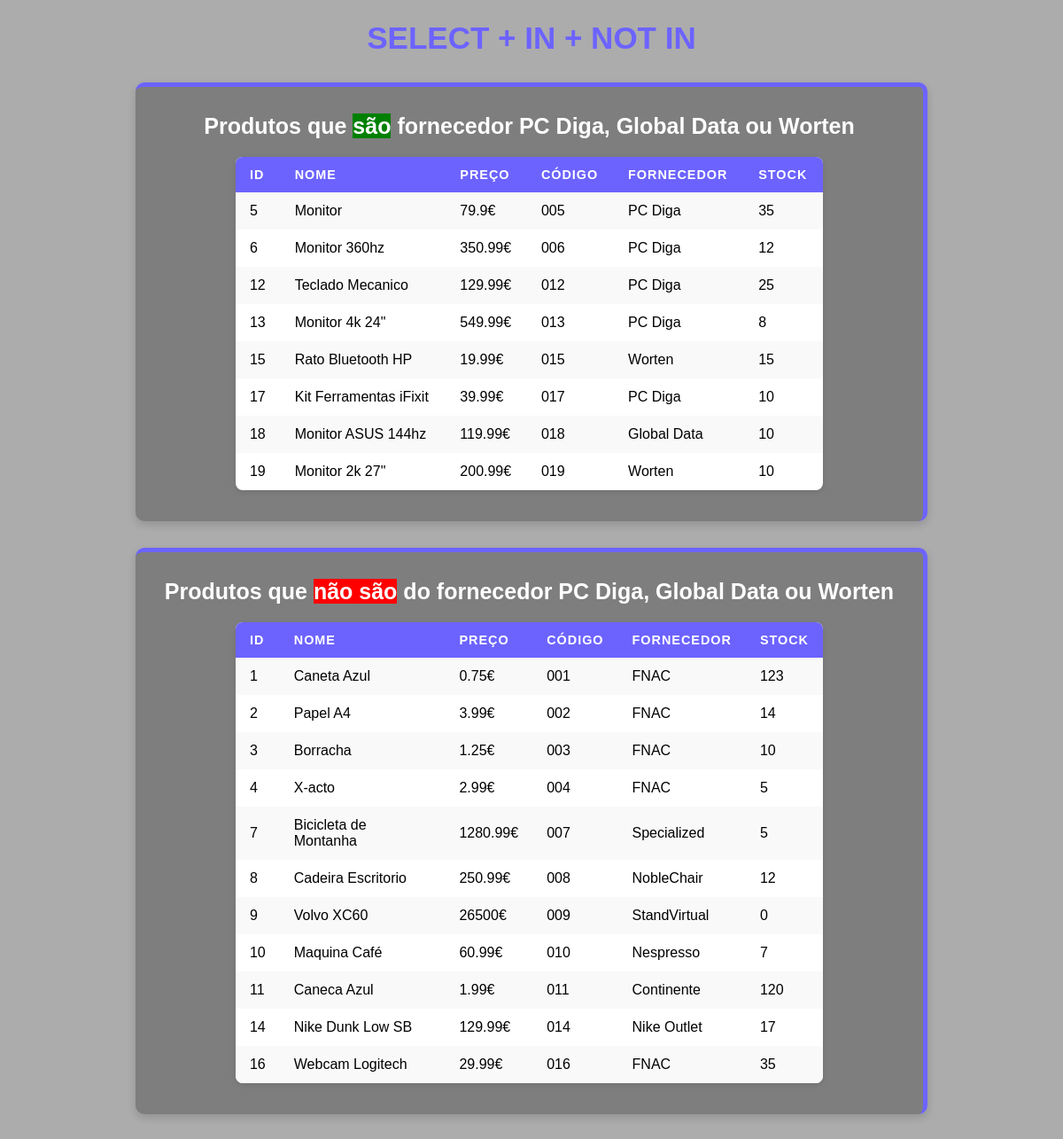
The app's page /exercicio_01/index.php with its own data.
### tables this page shows
CREATE TABLE `produtos` (
  `id` int(11) NOT NULL,
  `nome` varchar(50) NOT NULL,
  `preco` double NOT NULL,
  `codigo` varchar(3) NOT NULL,
  `fornecedor` varchar(100) NOT NULL,
  `stock` int(11) NOT NULL
);

### exercicio_01/helpers/base_dados_helper.php (called while the page is built, shortened)
<?php
$bd = [
  "host"=>"localhost",
  "dbname" => "codemaster_bd",
  "user" => "root",
  "pass" =>"",
];
$pdo = new PDO("mysql:host=$bd[host];dbname=$bd[dbname];charset=utf8mb4;","$bd[user]","$bd[pass]");
function select_sql($sql){
  global $pdo;
  $consulta = $pdo->query($sql);
  $resultado = $consulta->fetchAll(PDO::FETCH_ASSOC);
  return $resultado;
}
?>

### exercicio_01/index.php (the view, shortened to what this page needs)
<?php
require_once "helpers/base_dados_helper.php";
$produtos1 = select_sql("SELECT * FROM produtos WHERE fornecedor IN ('pc diga','global data','worten')");
$produtos2 = select_sql("SELECT * FROM produtos WHERE fornecedor NOT IN ('pc diga','global data','worten')");
?>
<!DOCTYPE html>
<html lang="pt">
<head>
  <link rel="stylesheet" href="style.css">
</head>
<body>
  <h1>SELECT + IN + NOT IN</h1>
    <div class="caixa">
      <table>
        <h3>Produtos que <span style="background-color:green"> são</span> fornecedor PC Diga, Global Data ou Worten</h3>
        <tr>
          <th>ID</th>
          <th>Nome</th>
          <th>Preço</th>
          <th>Código</th>
          <th>Fornecedor</th>
          <th>Stock</th>
        </tr>
        <?php foreach ($produtos1 as $p) {?>
        <tr>
          <td><?= $p["id"] ?></td>
          <td><?= $p["nome"] ?></td>
          <td><?= $p["preco"] ?>€</td>
          <td><?= $p["codigo"] ?></td>
          <td><?= $p["fornecedor"] ?></td>
          <td><?= $p["stock"] ?></td>
        </tr>
        <?php } ?>
      </table>
    </div>
    <div class="caixa">
      <table>
        <h3>Produtos que <span style="background-color:red">não são</span> do fornecedor PC Diga, Global Data ou Worten</h3>
        <tr>
          <th>ID</th>
          <th>Nome</th>
          <th>Preço</th>
          <th>Código</th>
          <th>Fornecedor</th>
          <th>Stock</th>
        </tr>
        <?php foreach ($produtos2 as $p) {?>
        <tr>
          <td><?= $p["id"] ?></td>
          <td><?= $p["nome"] ?></td>
          <td><?= $p["preco"] ?>€</td>
          <td><?= $p["codigo"] ?></td>
          <td><?= $p["fornecedor"] ?></td>
          <td><?= $p["stock"] ?></td>
        </tr>
        <?php } ?>
      </table>
    </div>
</body>
</html>

### exercicio_01/style.css (style rules this page uses)
body { font-family: 'Gill Sans', 'Gill Sans MT', Calibri, 'Trebuchet MS', sans-serif; background-color: #acacac; }
h1 { color: #6c63ff; margin-bottom: 20px; text-align: center; font-size: 35px; }
h3 { color: #fff; margin-bottom: 20px; text-align: center; font-size: 25px; }
table { width: 80%; border-collapse: collapse; margin: 0 auto; background-color: #fff; box-shadow: 0 2px 6px rgba(0,0,0,0.1); border-radius: 8px; overflow: hidden; }
th, td { padding: 12px 16px; text-align: left; }
th { background-color: #6c63ff; color: #fff; text-transform: uppercase; font-size: 0.9rem; letter-spacing: 1px; }
tr:nth-child(even) { background-color: #f9f9f9; }
.caixa { text-align: center; width: 70%; margin: 30px auto; padding:5px 30px; padding-bottom:35px; background-color: #29292959; border-radius: 10px; box-shadow: 0 4px 10px rgba(0,0,0,0.15); border-top: 5px solid #6c63ff; border-right: 5px solid #6c63ff; }

### records on screen
produtos: id "5", nome "Monitor", preco "79.9", codigo "005", fornecedor "PC Diga", stock "35"
produtos: id "6", nome "Monitor 360hz", preco "350.99", codigo "006", fornecedor "PC Diga", stock "12"
produtos: id "12", nome "Teclado Mecanico", preco "129.99", codigo "012", fornecedor "PC Diga", stock "25"
produtos: id "13", nome "Monitor 4k 24\"", preco "549.99", codigo "013", fornecedor "PC Diga", stock "8"
produtos: id "15", nome "Rato Bluetooth HP", preco "19.99", codigo "015", fornecedor "Worten", stock "15"
produtos: id "17", nome "Kit Ferramentas iFixit", preco "39.99", codigo "017", fornecedor "PC Diga", stock "10"
produtos: id "18", nome "Monitor ASUS 144hz", preco "119.99", codigo "018", fornecedor "Global Data", stock "10"
produtos: id "19", nome "Monitor 2k 27\"", preco "200.99", codigo "019", fornecedor "Worten", stock "10"
produtos: id "1", nome "Caneta Azul", preco "0.75", codigo "001", fornecedor "FNAC", stock "123"
produtos: id "2", nome "Papel A4", preco "3.99", codigo "002", fornecedor "FNAC", stock "14"
produtos: id "3", nome "Borracha", preco "1.25", codigo "003", fornecedor "FNAC", stock "10"
produtos: id "4", nome "X-acto", preco "2.99", codigo "004", fornecedor "FNAC", stock "5"
produtos: id "7", nome "Bicicleta de Montanha", preco "1280.99", codigo "007", fornecedor "Specialized", stock "5"
produtos: id "8", nome "Cadeira Escritorio", preco "250.99", codigo "008", fornecedor "NobleChair", stock "12"
produtos: id "9", nome "Volvo XC60", preco "26500", codigo "009", fornecedor "StandVirtual", stock "0"
produtos: id "10", nome "Maquina Café", preco "60.99", codigo "010", fornecedor "Nespresso", stock "7"
produtos: id "11", nome "Caneca Azul", preco "1.99", codigo "011", fornecedor "Continente", stock "120"
produtos: id "14", nome "Nike Dunk Low SB", preco "129.99", codigo "014", fornecedor "Nike Outlet", stock "17"
produtos: id "16", nome "Webcam Logitech", preco "29.99", codigo "016", fornecedor "FNAC", stock "35"
